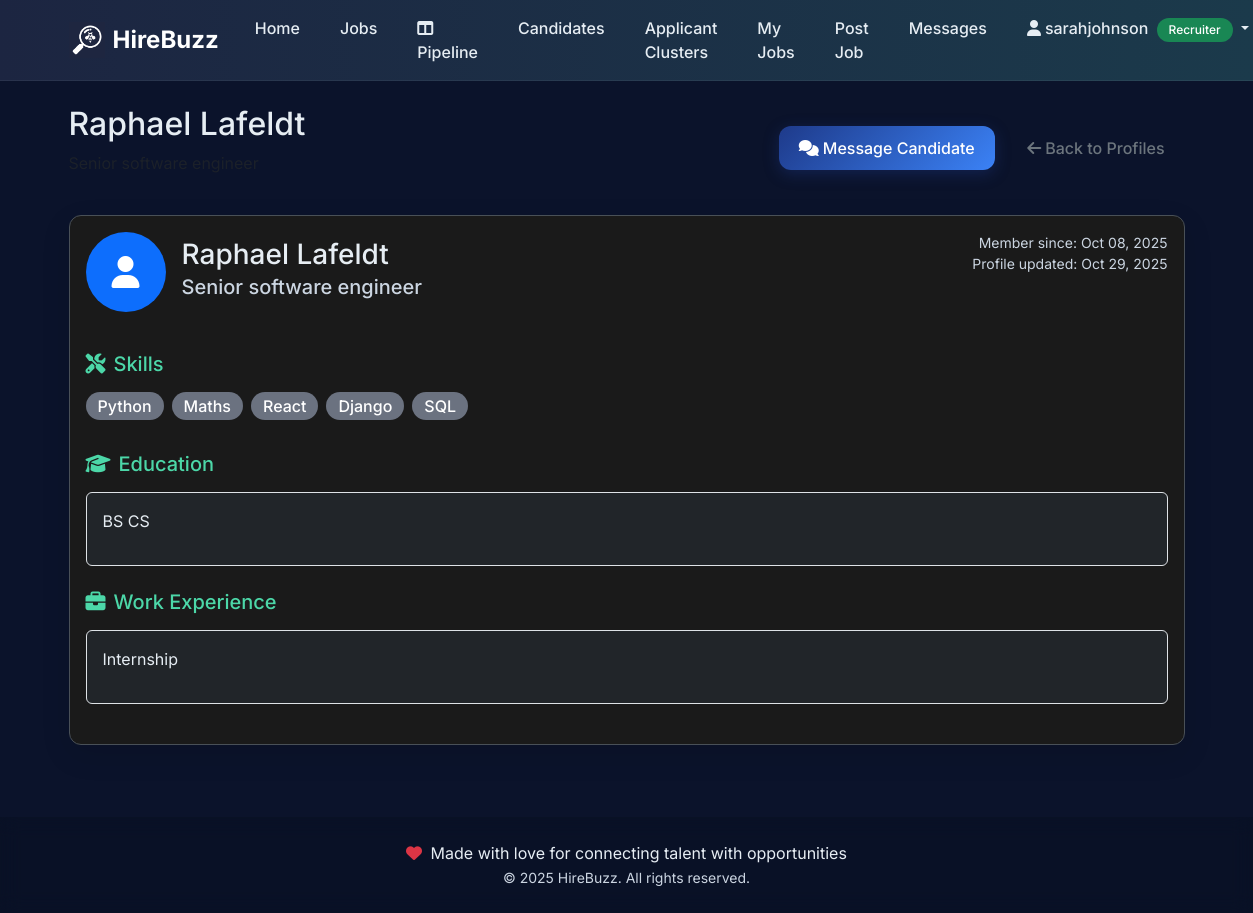
Screenshot of /profiles/view/14/ (signed in) with the database file from the repository.
### profiles/models.py (models this page shows, shortened)
class Profile(models.Model):
    user = models.OneToOneField(User, on_delete=models.CASCADE, related_name='profile')
    headline = models.CharField(
        max_length=200,
        help_text="A brief professional headline (e.g., 'Senior Software Engineer')"
    )
    bio = models.TextField(
        max_length=1000,
        blank=True,
        help_text="A brief description about yourself and your career goals"
    )
    location = models.CharField(max_length=100, blank=True)
    phone = models.CharField(
        max_length=20,
        blank=True,
        validators=[RegexValidator(r'^\d{10}$', 'Enter a valid 10-digit US phone number.')]
    )
    skills = models.TextField(
        help_text="List your key skills separated by commas (e.g., Python, Django, React, SQL)"
    )
    education = models.TextField(
        help_text="List your educational background (e.g., 'BS Computer Science - Georgia Tech, 2023')"
    )
    work_experience = models.TextField(
        help_text="Describe your work experience, including company names, positions, and key achievements"
    )
    linkedin_url = models.URLField(
        blank=True,
        validators=[URLValidator()],
        help_text="Your LinkedIn profile URL"
    )
    github_url = models.URLField(
        blank=True,
        validators=[URLValidator()],
        help_text="Your GitHub profile URL"
    )
    portfolio_url = models.URLField(
        blank=True,
        validators=[URLValidator()],
        help_text="Your portfolio or personal website URL"
    )
    other_url = models.URLField(
        blank=True,
        validators=[URLValidator()],
        help_text="Any other relevant URL (e.g., personal blog, Stack Overflow)"
    )
    resume = models.FileField(
        upload_to='resumes/',
        blank=True,
        null=True,
        help_text="Upload your resume (PDF, DOC, or DOCX format)"
    )
    commute_radius = models.PositiveIntegerField(
        default=50,
        help_text="Preferred commute radius in miles (default: 50 miles)"
    )
    is_public = models.BooleanField(
        default=True,
        help_text="Allow recruiters to find and view your profile."
    )
    show_bio = models.BooleanField(
        default=True,
        help_text="Display your bio on your public profile."
    )
    show_location = models.BooleanField(
        default=True,
        help_text="Display your location on your public profile."
    )
    show_phone = models.BooleanField(
        default=False,
        help_text="Display your phone number so recruiters can contact you directly."
    )
    show_education = models.BooleanField(
        default=True,
        help_text="Display your education history on your public profile."
    )
    show_work_experience = models.BooleanField(
        default=True,
        help_text="Display your work experience on your public profile."
    )
    show_links = models.BooleanField(
        default=True,
        help_text="Display your professional links to recruiters."
    )
    show_resume = models.BooleanField(
        default=True,
        help_text="Allow recruiters to download your resume."
    )
    created_at = models.DateTimeField(auto_now_add=True)
    updated_at = models.DateTimeField(auto_now=True)
    class Meta:
        ordering = ['-updated_at']
    def get_skills_list(self):
        return [skill.strip() for skill in self.skills.split(',') if skill.strip()]
    def has_links(self):
        return any([self.linkedin_url, self.github_url, self.portfolio_url, self.other_url])
    def has_public_links(self):
        return self.show_links and self.has_links()
    def has_resume(self):
        return bool(self.resume)
    def has_public_resume(self):
        return self.show_resume and self.has_resume()

### profiles/views.py (the view)
# urls.py: path('view/<int:user_id>/', views.view_profile, name='view'),
def view_profile(request, user_id):
    user = get_object_or_404(User, id=user_id)
    try:
        profile = user.profile
    except Profile.DoesNotExist:
        messages.error(request, 'This user does not have a public profile.')
        return redirect('profiles:index')
    is_owner = request.user.is_authenticated and request.user == user
    if not profile.is_public and not is_owner and not request.user.is_staff:
        messages.warning(request, 'This profile is currently set to private.')
        return redirect('profiles:index')
    context = {
        'profile': profile,
        'profile_user': user,
        'is_owner': is_owner,
        'template_data': {'title': f'{user.get_full_name() or user.username} - Profile - HireBuzz'}
    }
    return render(request, 'profiles/view_profile.html', context)

### accounts/models.py (called while the page is built)
    def is_job_seeker(self):
        return self.user_type == 'job_seeker'

    def is_recruiter(self):
        return self.user_type == 'recruiter'

### communications/context_processors.py (called while the page is built)
def unread_messages(request):
    if request.user.is_authenticated:
        unread_count = Message.objects.filter(
            recipient=request.user,
            read_at__isnull=True
        ).count()
        return {'unread_messages_count': unread_count}
    return {'unread_messages_count': 0}

### profiles/templates/profiles/view_profile.html (shortened to what this page needs)
{% extends 'base.html' %}
{% block content %}
<div class="container">
  <div class="row">
    <div class="col-12">
      <div class="d-flex justify-content-between align-items-center mb-4">
        <div>
          <h2 class="mb-2">{{ profile_user.get_full_name|default:profile_user.username }}</h2>
          <p class="text-muted">{{ profile.headline }}</p>
        </div>
        <div>
          {% if user.is_authenticated and not is_owner %}
            {% if user.user_profile.is_recruiter and profile_user.user_profile.is_job_seeker %}
              <a href="{% url 'communications:send_message' %}?recipient={{ profile_user.id }}" class="btn btn-primary me-2">
                <i class="fas fa-comments me-1"></i>Message Candidate
              </a>
            {% elif user.user_profile.is_job_seeker and profile_user.user_profile.is_recruiter %}
              <a href="{% url 'communications:send_message' %}?recipient={{ profile_user.id }}" class="btn btn-primary me-2">
                <i class="fas fa-comments me-1"></i>Message Recruiter
              </a>
            {% endif %}
          {% endif %}
          <a href="{% url 'profiles:index' %}" class="btn btn-outline-secondary">
            <i class="fas fa-arrow-left me-1"></i>Back to Profiles
          </a>
        </div>
      </div>
      <div class="card bg-dark border-secondary profile-card">
        <div class="card-body text-light">
          <div class="row mb-4">
            <div class="col-md-8">
              <div class="d-flex align-items-center mb-3">
                <div class="bg-primary rounded-circle d-flex align-items-center justify-content-center me-3" style="width: 80px; height: 80px;">
                  <i class="fas fa-user fa-2x text-white"></i>
                </div>
                <div>
                  <h3 class="mb-1 text-light">{{ profile_user.get_full_name|default:profile_user.username }}</h3>
                  <h5 class="text-muted mb-2">{{ profile.headline }}</h5>
                </div>
              </div>
            </div>
            <div class="col-md-4 text-md-end">
              <div class="text-muted small">
                <div>Member since: {{ profile_user.date_joined|date:"M d, Y" }}</div>
                <div>Profile updated: {{ profile.updated_at|date:"M d, Y" }}</div>
              </div>
            </div>
          </div>
          <div class="mb-4">
            <h5 class="text-primary mb-3">
              <i class="fas fa-tools me-2"></i>Skills
            </h5>
            <div class="d-flex flex-wrap">
              {% for skill in profile.get_skills_list %}
                <span class="badge bg-secondary me-2 mb-2 fs-6">{{ skill }}</span>
              {% endfor %}
            </div>
          </div>
          {% if profile.show_education %}
          <div class="mb-4">
            <h5 class="text-primary mb-3">
              <i class="fas fa-graduation-cap me-2"></i>Education
            </h5>
            <div class="bg-dark border rounded p-3">
              <p class="mb-0 text-light">{{ profile.education|linebreaks }}</p>
            </div>
          </div>
          {% endif %}
          {% if profile.show_work_experience %}
          <div class="mb-4">
            <h5 class="text-primary mb-3">
              <i class="fas fa-briefcase me-2"></i>Work Experience
            </h5>
            <div class="bg-dark border rounded p-3">
              <p class="mb-0 text-light">{{ profile.work_experience|linebreaks }}</p>
            </div>
          </div>
          {% endif %}
        </div>
      </div>
    </div>
  </div>
</div>
{% endblock content %}

### hirebuzz/templates/base.html (shortened to what this page needs)
<!DOCTYPE html>
<html lang="en">
  {% load static %}
  <head>
    <link href="https://cdn.jsdelivr.net/npm/bootstrap@5.3.3/dist/css/bootstrap.min.css" rel="stylesheet">
    <link rel="stylesheet" href="https://cdnjs.cloudflare.com/ajax/libs/font-awesome/6.5.2/css/all.min.css" />
    <link rel="stylesheet" type="text/css" href="{% static 'css/style.css' %}">
  </head>
  <body class="hb-body">
    <nav class="navbar navbar-dark hb-nav navbar-expand-lg">
      <div class="container">
        <a class="navbar-brand d-flex align-items-center gap-2" href="{% url 'home:index' %}">
          <img src="{% static 'img/hirebuzz.png' %}" alt="HireBuzz" height="36" />
          <span class="fw-bold">HireBuzz</span>
        </a>
        <div class="collapse navbar-collapse" id="hbNav">
          <div class="navbar-nav ms-auto">
            <a class="nav-link" href="{% url 'home:index' %}">Home</a>
            <a class="nav-link" href="{% url 'jobs:index' %}">Jobs</a>
            {% if user.is_authenticated %}
              {% if user.user_profile.is_recruiter %}
                <a class="nav-link" href="{% url 'applications:kanban_board' %}">
                  <i class="fas fa-columns me-1"></i>Pipeline
                </a>
                <a class="nav-link" href="{% url 'profiles:index' %}">Candidates</a>
                <a class="nav-link" href="{% url 'jobs:applicant_cluster_map' %}">Applicant Clusters</a>
                <a class="nav-link" href="{% url 'jobs:my_jobs' %}">My Jobs</a>
                <a class="nav-link" href="{% url 'jobs:post_job' %}">Post Job</a>
              {% endif %}
            {% else %}
              <a class="nav-link" href="{% url 'profiles:index' %}">Profiles</a>
            {% endif %}
            <a class="nav-link" href="{% url 'communications:index' %}">Messages</a>
            {% if user.is_authenticated %}
              <div class="nav-item dropdown">
                <a class="nav-link dropdown-toggle" href="#" id="accountDropdown" role="button" data-bs-toggle="dropdown" aria-expanded="false">
                  <i class="fas fa-user me-1"></i>{{ user.username }}
                  {% if user.user_profile.is_recruiter %}
                    <span class="badge bg-success ms-1">Recruiter</span>
                  {% elif user.user_profile.is_job_seeker %}
                    <span class="badge bg-primary ms-1">Job Seeker</span>
                  {% endif %}
                </a>
              </div>
            {% endif %}
          </div>
        </div>
      </div>
    </nav>
    <main class="hb-main fade-in">
      {% block content %}{% endblock content %}
    </main>
    <footer class="text-center py-4 mt-5" style="background: rgba(0,0,0,0.1); backdrop-filter: blur(10px);">
      <div class="container">
        <p class="text-light mb-0">
          <i class="fas fa-heart text-danger me-1"></i>
          Made with love for connecting talent with opportunities
        </p>
        <small class="text-light" style="color: #cbd5e1 !important;">© 2025 HireBuzz. All rights reserved.</small>
      </div>
    </footer>
  </body>
</html>

### hirebuzz/static/css/style.css (style rules this page uses)
.hb-body { font-family: "Inter", "DM Sans", system-ui, -apple-system, Segoe UI, Roboto, Arial, sans-serif; background: #0b132b; color: #e6edf3; }
.hb-nav { background: linear-gradient(90deg, #1c2541, #1b3a4b); border-bottom: 1px solid rgba(255,255,255,0.06); }
.navbar a.nav-link { color: #e6edf3 !important; }
.hb-main { padding: 24px 0; }
.bg-dark .text-muted { color: #cbd5e1 !important; }
.bg-dark .card-body { color: #e6edf3 !important; }
.bg-dark .text-light { color: #e6edf3 !important; }
.card.bg-dark * { color: inherit; }
.card.bg-dark .text-muted { color: #cbd5e1 !important; }
.card.bg-dark .text-primary { color: #4cd7a8 !important; }
.text-light { color: #e6edf3 !important; }
.profile-card .text-light { color: #e6edf3 !important; }
.card.bg-dark, .card.profile-card { color: #e6edf3 !important; }
.card.bg-dark *, .card.profile-card * { color: inherit; }
.card.bg-dark .text-muted, .card.profile-card .text-muted { color: #cbd5e1 !important; }
.profile-card { background-color: #1a1a1a !important; border: 1px solid #495057 !important; }
.profile-card .card-body { color: #e6edf3 !important; }
.profile-card .text-muted { color: #cbd5e1 !important; }
.profile-card .text-primary { color: #4cd7a8 !important; }
.bg-dark .badge, .card.bg-dark .badge, .profile-card .badge { color: #ffffff !important; }
.bg-dark .badge.bg-secondary, .card.bg-dark .badge.bg-secondary, .profile-card .badge.bg-secondary { background-color: #6b7280 !important; color: #ffffff !important; }
.bg-dark .small, .card.bg-dark .small, .profile-card .small { color: #cbd5e1 !important; }

### hirebuzz/templates/base.html (style rules this page uses)
:root { --primary-gradient: linear-gradient(135deg, #1e3a8a 0%, #3b82f6 100%); --secondary-gradient: linear-gradient(135deg, #059669 0%, #10b981 100%); --success-gradient: linear-gradient(135deg, #0ea5e9 0%, #06b6d4 100%); --warning-gradient: linear-gradient(135deg, #f59e0b 0%, #f97316 100%); --dark-gradient: linear-gradient(135deg, #1f2937 0%, #374151 100%); --card-shadow: 0 10px 30px rgba(0, 0, 0, 0.1); --card-shadow-hover: 0 20px 40px rgba(0, 0, 0, 0.15); --border-radius: 12px; --transition: all 0.3s cubic-bezier(0.4, 0, 0.2, 1); --corporate-blue: #1e40af; --trust-blue: #3b82f6; --success-green: #059669; --growth-teal: #0d9488; --energy-orange: #ea580c; --professional-gray: #374151; --light-gray: #f8fafc; --accent-purple: #7c3aed; }
body { font-family: 'Inter', -apple-system, BlinkMacSystemFont, 'Segoe UI', Roboto, sans-serif; background: linear-gradient(135deg, #1e3a8a 0%, #3b82f6 50%, #0ea5e9 100%); min-height: 100vh; }
.navbar-brand { font-weight: 700; font-size: 1.5rem; transition: var(--transition); }
.nav-link { font-weight: 500; transition: var(--transition); border-radius: 8px; margin: 0 4px; padding: 8px 16px !important; }
.btn { border-radius: var(--border-radius); font-weight: 500; transition: var(--transition); border: none; padding: 10px 20px; }
.btn-primary { background: var(--primary-gradient); box-shadow: 0 4px 15px rgba(30, 58, 138, 0.4); border: none; }
.card { border-radius: var(--border-radius); border: none; box-shadow: var(--card-shadow); transition: var(--transition); overflow: hidden; }
.badge { border-radius: 20px; font-weight: 500; padding: 6px 12px; }
.fade-in { animation: fadeIn 0.6s ease-in-out; }

### rows the page displays
Profile: headline "Senior software engineer", updated_at "Oct 29, 2025", education "BS CS", work_experience "Internship"

### other values shown
{{ user.username }} "sarahjohnson"
{{ profile_user.get_full_name|default:profile_user.username }} "Raphael Lafeldt"
{{ profile_user.date_joined|date:"M d, Y" }} "Oct 08, 2025"
{{ skill }} "Python" "Maths" "React" "Django" "SQL"
